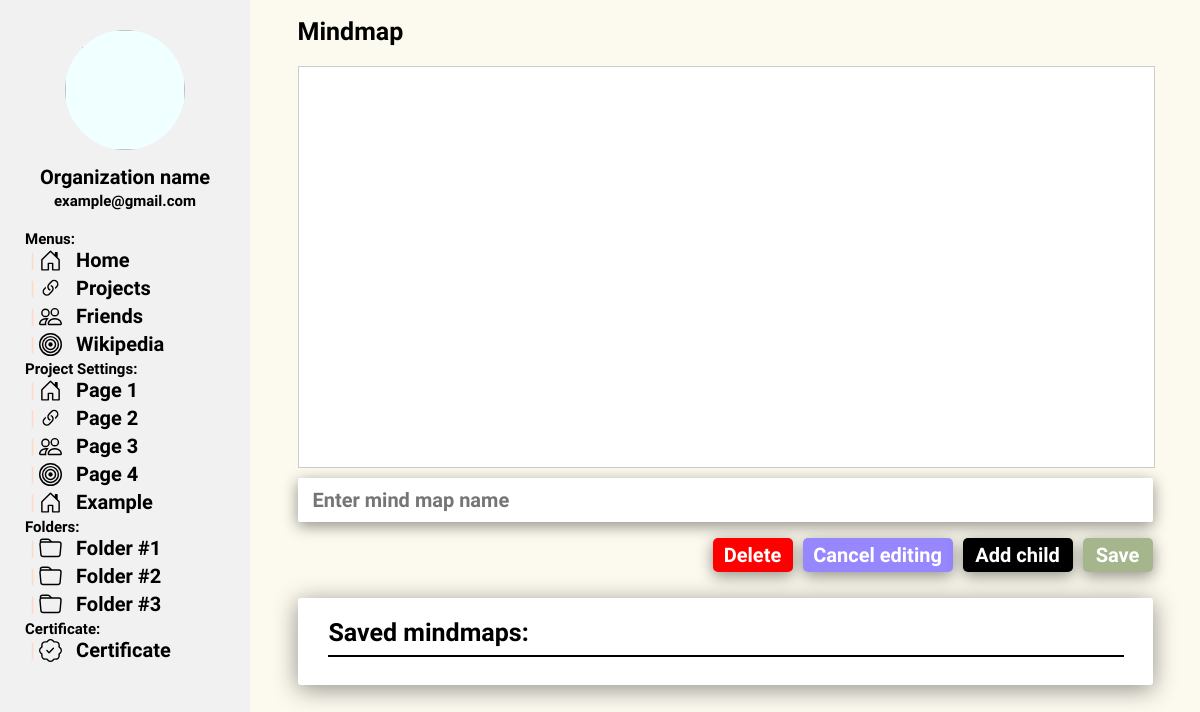
The page /workspace/1/ on the database as committed earlier.
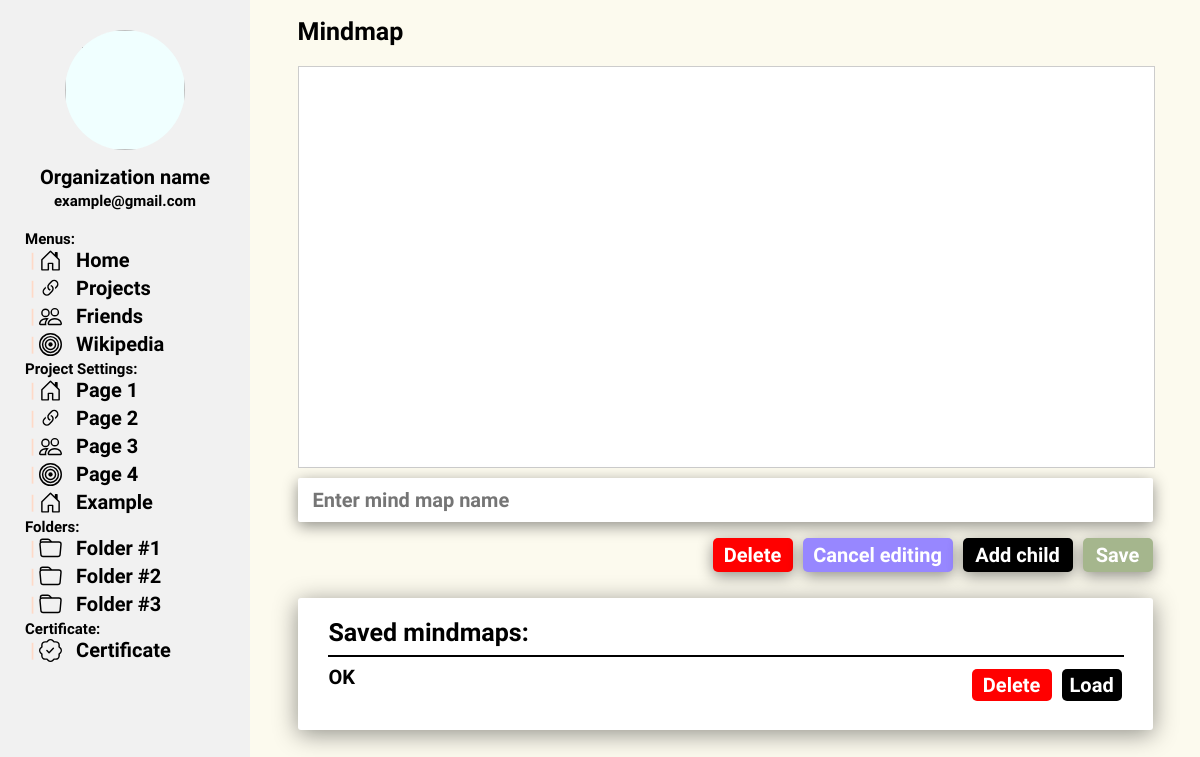
The same page on the database as committed later.
### RCAPP/models.py (models this page shows, shortened)
class Mindmap(models.Model):
    name = models.CharField(max_length=255)
    data = models.TextField()
    research = models.ForeignKey(Project, on_delete=models.CASCADE, related_name="reasearchs_mindmap")

### RCAPP/views.py (the view)
# urls.py: path("workspace/<int:PID>/", views.workspace, name="workspace"),
def workspace(request, PID):
    project = Project.objects.filter(id=PID).first()
    if not project:
        return redirect('index')
    mindmaps = Mindmap.objects.filter(research=project)
    return render(request, "workspace.html", {
        "project_info": project,
        "mindmaps": mindmaps,
    })

### RCAPP/templates/workspace.html (shortened to what the changed rows need)
{% extends 'layout.html' %}
{% load static %}
{% block links %}
    <link rel="stylesheet" href="{% static 'css/workspace.css' %}">
{% endblock %}
{% block body %}
    <nav class="navbar" id="navbar">
        <div class="navbar-main-part" id="navbar-main-part">
            <div class="navbar-info">
                <h1 class="navbar-info-text normal-font">Organization name</h1>
                <h1 class="navbar-info-text small-font">example@gmail.com</h1>
            </div>
            <div class="navbar-navmenu">
                <h1 class="navbar-category small-font">Menus:</h1>
                <a href="" style="text-decoration: none; color: black;">
                    <div class="navbar-navs">
                        <h1 class="navbar-line" id="main_page_line">|</h1>
                        <h1 class="navbar-nav normal-font" id="main_page_text">Home</h1>
                    </div>
                </a>
                <a href="" style="text-decoration: none; color: black;">
                    <div class="navbar-navs">
                        <h1 class="navbar-line">|</h1>
                        <h1 class="navbar-nav normal-font">Projects</h1>
                    </div>
                </a>
                <a href="" style="text-decoration: none; color: black;">
                    <div class="navbar-navs">
                        <h1 class="navbar-line">|</h1>
                        <h1 class="navbar-nav normal-font">Friends</h1>
                    </div>
                </a>
                <a href="" style="text-decoration: none; color: black;">
                    <div class="navbar-navs">
                        <h1 class="navbar-line">|</h1>
                        <h1 class="navbar-nav normal-font">Wikipedia</h1>
                    </div>
                </a>
                <h1 class="navbar-category small-font">Project Settings:</h1>
                <a href="" style="text-decoration: none; color: black;">
                    <div class="navbar-navs">
                        <h1 class="navbar-line" id="main_page_line">|</h1>
                        <h1 class="navbar-nav normal-font" id="main_page_text">Page 1</h1>
                    </div>
                </a>
                <a href="" style="text-decoration: none; color: black;">
                    <div class="navbar-navs">
                        <h1 class="navbar-line">|</h1>
                        <h1 class="navbar-nav normal-font">Page 2</h1>
                    </div>
                </a>
                <a href="" style="text-decoration: none; color: black;">
                    <div class="navbar-navs">
                        <h1 class="navbar-line">|</h1>
                        <h1 class="navbar-nav normal-font">Page 3</h1>
                    </div>
                </a>
                <a href="" style="text-decoration: none; color: black;">
                    <div class="navbar-navs">
                        <h1 class="navbar-line">|</h1>
                        <h1 class="navbar-nav normal-font">Page 4</h1>
                    </div>
                </a>
                <a href="" style="text-decoration: none; color: black;">
                    <div class="navbar-navs">
                        <h1 class="navbar-line">|</h1>
                        <h1 class="navbar-nav normal-font">Example</h1>
                    </div>
                </a>
                <h1 class="navbar-category small-font">Folders:</h1>
                <a href="" style="text-decoration: none; color: black;">
                    <div class="navbar-navs">
                        <h1 class="navbar-line">|</h1>
                        <h1 class="navbar-nav normal-font">Folder #1</h1>
                    </div>
                </a>
                <a href="" style="text-decoration: none; color: black;">
                    <div class="navbar-navs">
                        <h1 class="navbar-line">|</h1>
                        <h1 class="navbar-nav normal-font">Folder #2</h1>
                    </div>
                </a>
                <a href="" style="text-decoration: none; color: black;">
                    <div class="navbar-navs">
                        <h1 class="navbar-line">|</h1>
                        <h1 class="navbar-nav normal-font">Folder #3</h1>
                    </div>
                </a>
                <h1 class="navbar-category small-font">Certificate:</h1>
                <a href="" style="text-decoration: none; color: black;">
                    <div class="navbar-navs">
                        <h1 class="navbar-line">|</h1>
                        <h1 class="navbar-nav normal-font">Certificate</h1>
                    </div>
                </a>
                <br>
            </div>
        </div>
    </nav>
    <div class="working_area">
        <div class="mm-div">
            <h1 class="mm-title-gen big-font" id="mm-name">Mindmap</h1>
            <div class="mm-loads">
                <h1 class="big-font mm-title">Saved mindmaps:</h1>
                {% if mindmaps != 0 %}
                    {% for i in mindmaps %}
                        <div class="mm-saved-list" id="{{ i.pk }}">
                            <h1 class="normal-font mm-sl-title">{{ i.name }}</h1>
                            <div class="mm-sl-buttons">
                                <button class="normal-font mm-sl-button-2" onclick="loadNote(`{{ i.name }}`, `{{ i.pk }}`)" id="mm-buttons">Load</button>
                                <button class="normal-font mm-sl-button-3" onclick="deleteNode()" id="mm-buttons">Delete</button>
                            </div>
                        </div>
                    {% endfor %}
                {% endif %}
            </div>
            <br>
        </div>
    </div>
{% endblock %}

Rows that differ between the two databases and show on the page:
added Mindmap: name "OK"
